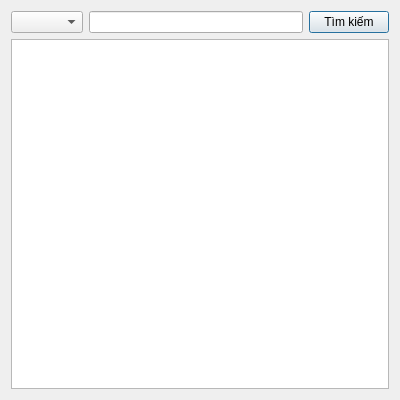
<?xml version="1.0" encoding="UTF-8"?>
<ui version="4.0">
 <class>SearchUI</class>
 <widget class="QDialog" name="SearchUI">
  <property name="geometry">
   <rect>
    <x>0</x>
    <y>0</y>
    <width>400</width>
    <height>400</height>
   </rect>
  </property>
  <property name="sizePolicy">
   <sizepolicy hsizetype="Preferred" vsizetype="Preferred">
    <horstretch>0</horstretch>
    <verstretch>0</verstretch>
   </sizepolicy>
  </property>
  <property name="windowTitle">
   <string>Tìm kiếm môn học</string>
  </property>
  <layout class="QVBoxLayout" name="verticalLayout_2">
   <item>
    <layout class="QVBoxLayout" name="verticalLayout">
     <item>
      <layout class="QHBoxLayout" name="horizontalLayout">
       <item>
        <widget class="QComboBox" name="comboBox"/>
       </item>
       <item>
        <widget class="QLineEdit" name="lineEdit"/>
       </item>
       <item>
        <widget class="QPushButton" name="pushButton">
         <property name="text">
          <string>Tìm kiếm</string>
         </property>
        </widget>
       </item>
      </layout>
     </item>
     <item>
      <widget class="QTableView" name="tableView"/>
     </item>
    </layout>
   </item>
  </layout>
 </widget>
 <resources/>
 <connections/>
</ui>
